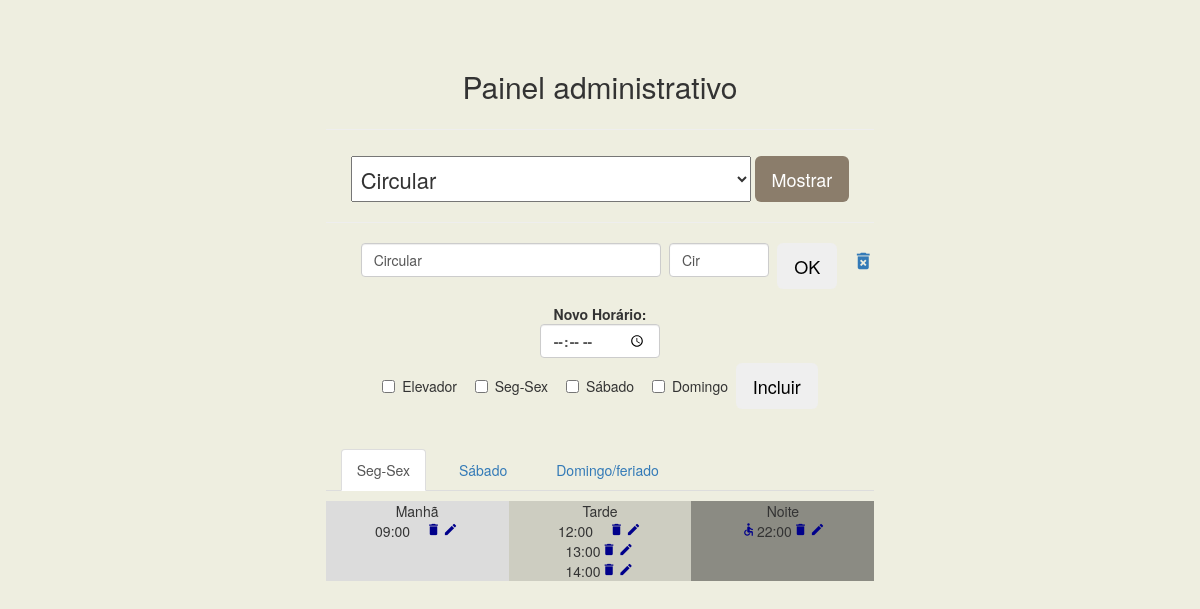
The page /admin.php?linha=4 on the database its author committed.
### tables this page shows
CREATE TABLE IF NOT EXISTS `tlinha` (
  `CodLin` int(8) NOT NULL AUTO_INCREMENT,
  `AbrLin` varchar(6) DEFAULT NULL,
  `Nome` varchar(100) NOT NULL,
  PRIMARY KEY (`CodLin`)
);

CREATE TABLE IF NOT EXISTS `thorario` (
  `CodHor` int(8) NOT NULL AUTO_INCREMENT,
  `CodLin` int(8) NOT NULL,
  `CodDia` int(8) NOT NULL,
  `Horario` time NOT NULL,
  `Elevador` int(11) NOT NULL DEFAULT '0',
  `Observ` varchar(100) DEFAULT NULL,
  `Terminal` varchar(100) DEFAULT NULL,
  PRIMARY KEY (`CodHor`)
);

### admin.php (the view, shortened to what this page needs)
<?php
require("conetion.php");
if(isset($_GET['linha'])){
  $Linha = $_GET ['linha'];
}else{
  $Linha = '';
}
?>
<!DOCTYPE html>
<html lang="pt-br">
<head>
  <link rel="stylesheet" href="https://maxcdn.bootstrapcdn.com/bootstrap/3.3.6/css/bootstrap.min.css">
  <link rel="stylesheet" type="text/css" href="css.css">
</head>
<div class="tudo">
    <div class="all">
    <div class="blank-space">
      <h2 class="">Painel administrativo </h2>
    </div>
    <br>
    <form method="get" action="admin.php">
      <div class="select-linhas">
        <select name="linha">
            <?php
            $resultado = mysqli_query($con,"SELECT CodLin,AbrLin,Nome FROM tlinha order by Nome;");
            while ($linha = mysqli_fetch_array($resultado)){
              $CodLin = $linha["CodLin"];
              $Nome = $linha["Nome"];
            ?>
          <option value="<?php echo "$CodLin"; ?>"><?php echo "$Nome"; ?></option>
          <?php } ?>
        </select>
          <button type="submit" class="btn btn-lg btn-defalt">Mostrar</button>
      </form>
    <br>
    <hr>
    <?php
      if($Linha != ''){
        echo "<div class=\"nomelinha\">";
        $resultado = mysqli_query($con,"SELECT * FROM tlinha where CodLin = '$Linha';");
        while ($linha = mysqli_fetch_array($resultado)){
          $NomeLinha = $linha["Nome"];
          $Linhaabr = $linha["AbrLin"];
          ?>
          <h2>
            <form class="novalinha" action="admin.php" method="get" accept-charset="utf-8">
              <input type="text" style="width:300px;" name="novonome" class="form-control"  value="<?php echo $NomeLinha; ?>">&nbsp;
              <br>
              <input type="text" style="width:100px;" name="novonomeabr" class="form-control"  value="<?php echo $Linhaabr; ?>">&nbsp;
              <input type="submit" name="" value="OK" class="btn btn-lg btn-defalt">
            <a class="delete" href="delete_linha.php?codlin=<?php echo $Linha; ?>&del=false"><i class="delete material-icons">delete_forever</i></a>
            </h2>
    <br><br>
    <form action="novo_horario.php" method="get">
        <p><label>Novo Horário: <input type="time" name="novohorario" class="form-control" ></label></p>
        <label class="checkbox-inline"><input type="checkbox" name="elevador" value="1">Elevador</label>&nbsp;
        <label class="checkbox-inline"><input type="checkbox" name="dia" value="1">Seg-Sex</label>&nbsp;
         <label class="checkbox-inline"><input type="checkbox" name="dia" value="2">Sábado</label>&nbsp;
        <label class="checkbox-inline"><input type="checkbox" name="dia" value="3">Domingo</label>&nbsp;
              <input type="submit" name="" value="Incluir" class="btn btn-lg btn-defalt">
            </form>
            <br>
          <?php
        }
      }
    ?>
    <br>
    <?php
    if(strcmp($Linha,'') == 0){
    ?>
      <form action="nova_linha.php" method="get" accept-charset="utf-8">
        <label>Inserir nova linha:</label>
        <input type="text" name="novalinha" id="usr" value="">
        <button type="submit" class="btn btn-lg btn-defalt">Ok</button>
      </form>
    </div>
    <?php
    }else{
    ?>
      <div class="horario">
        <?php
          $manha = "04:00";
          $Ameio = "11:59";
          $meio = "12:00";
          $Atarde = "17:59";
          $tarde = "18:00";
          $noite = "23:59";
        ?>
      <br>
    <div class="dias">
    <ul class="nav nav-tabs">
        <li class="active">
            <a data-toggle="tab" href="#home">Seg-Sex</a>
        </li>
         <li>
             <a data-toggle="tab" href="#menu1">Sábado</a>
        </li>
         <li>
             <a data-toggle="tab" href="#menu2">Domingo/feriado</a>
        </li>
    </ul>
    <div class="tab-content">
        <div id="home" class="tab-pane fade in active">
          <div class="box" id="chkbox1">
            <div class="turnos">
              <div class="manha">
                <?php
                  $resultado = mysqli_query($con,"SELECT * FROM thorario WHERE CodLin = '$Linha' AND CodDia = 1 AND Horario BETWEEN '$manha' AND '$Ameio' order by Horario;");
                  while ($linha = mysqli_fetch_array($resultado)){
                    $CodHor = $linha["CodHor"];
                    $Horario = $linha["Horario"];
                    $Horario = date('H:i',strtotime($Horario));
                    echo "$Horario";
                    echo "<a href=\"delete.php?codhor=$CodHor&del=false\"><i class=\"delete material-icons\">delete</i></a>";
                    echo "<a href=\"update.php?codhor=$CodHor\"><i class=\"edit material-icons\">edit</i></a><br>";
                  }
                ?>
              </div>
              <div class="tarde">
                <?php
                  $resultado = mysqli_query($con,"SELECT * FROM thorario WHERE CodLin = '$Linha' AND CodDia = 1 AND Horario BETWEEN '$meio' AND '$Atarde' order by Horario;");
                  while ($linha = mysqli_fetch_array($resultado)){
                    $CodHor = $linha["CodHor"];
                    $Horario = $linha["Horario"];
                    $Horario = date('H:i',strtotime($Horario));
                    echo "$Horario";
                    echo "<a href=\"delete.php?codhor=$CodHor&del=false\"><i class=\"delete material-icons\">delete</i></a>";
                    echo "<a href=\"update.php?codhor=$CodHor\"><i class=\"edit material-icons\">edit</i></a><br>";
                  }
                ?>
              </div>
              <div class="noite">
                <?php
                  $resultado = mysqli_query($con,"SELECT * FROM thorario WHERE CodLin = '$Linha' AND CodDia = 1 AND Horario BETWEEN '$tarde' AND '$noite' order by Horario;");
                  while ($linha = mysqli_fetch_array($resultado)){
                    $CodHor = $linha["CodHor"];
                    $Horario = $linha["Horario"];
                    $Horario = date('H:i',strtotime($Horario));
                    $Elevador = $linha["Elevador"];
                    if ($Elevador == 1) {
                      echo "<i class=\"accessible material-icons\">accessible</i>";
                    }
                    echo "$Horario";
                    echo "<a href=\"delete.php?codhor=$CodHor&del=false\"><i class=\"delete material-icons\">delete</i></a>";
                    echo "<a href=\"update.php?codhor=$CodHor\"><i class=\"edit material-icons\">edit</i></a><br>";
                  }
                ?>
              </div>
            </div>
          </div>
        </div>
    </div>
    </div>
  </div>
<?php
}
?>
</body>
</html>

### css.css (style rules this page uses)
div.tudo { background: #EEEEE0; text-align: center; }
html { background: #EEEEE0; overflow-y: scroll; }
h2 { display: inline-block; }
h2 i:first-child { margin-left: 15px; }
form.novalinha { display: inline-flex; }
div.all { background: #EEEEE0; padding-top: 50px; width: 520px; display: table; margin: 0 auto; }
div.blank-space { height: 80px; text-align: center; border-bottom: 1px solid #eee; margin-bottom: 6px; }
h2 { text-align: center; }
div.select-linhas select { height: 46px; vertical-align: middle; font-size: 22px; width: 400px; padding-left: 5px; }
div.select-linhas button { color: white; background: #8B7D6B; }
div.dias { width: 100%; text-align: left; }
div.horario { text-align: center; width: 100%; display: inline-flex; }
div.horario i, div.turnos i { font-size: 15px; color: darkblue; margin: 0 1px; }
div.box { text-align: center; width: 100%; margin-top: 10px; }
div.turnos { width: 100%; display: inline-flex; }
div.manha { background-color: #DCDCDC; }
div.tarde { background-color: #CDCDC1; }
div.noite { background-color: #8B8B83; }
div.manha, div.tarde, div.noite { width: 33.333%; display: block; }
div.manha::before { content: "Manhã\A"; white-space: pre; }
div.tarde::before { content: "Tarde\A"; white-space: pre; }
div.noite::before { content: 'Noite\A'; white-space: pre; }
.nomelinha { display: inline-block; text-align: center; }
.nomelinha h2 { float: left; margin: 0 auto 15px 10px; }
.nomelinha a:first-child { margin-left: 15px; }
.nomelinha i { font-size: 22px; }
p { margin: 0; }
input { color: black; }

### rows shown on the page
tlinha: novonome "Circular", novonomeabr "Cir"
thorario: Horario "09:00"
thorario: Horario "12:00"
thorario: Horario "13:00"
thorario: Horario "14:00"
thorario: Elevador 1 (drawn), Horario "22:00"

### other values the page prints
form field linha "Circular"
